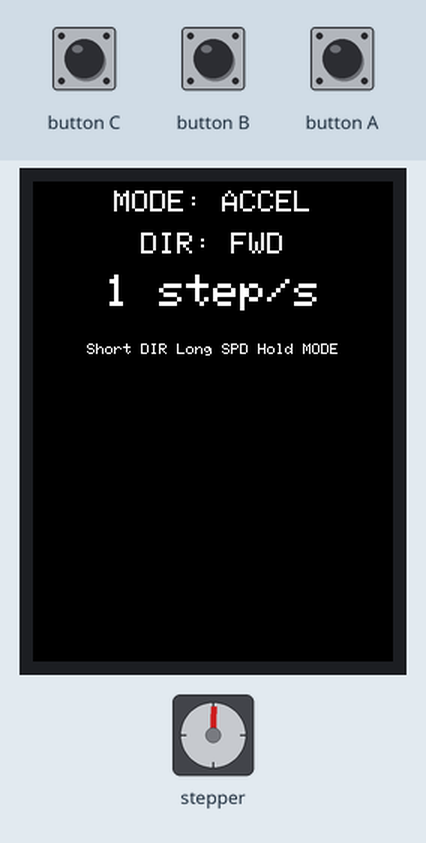
Simulated run of this program. Board: ESP32-S3. Parts: 240×320 colour display, stepper motor. The test bench sets the inputs (shaded band). Stepper angles assume 200 steps per turn; what the program prints to the serial monitor is not drawn.

Above: at 1.4 s.
1.5 s: button A pressed for 0.15 s
At 2.5 s:
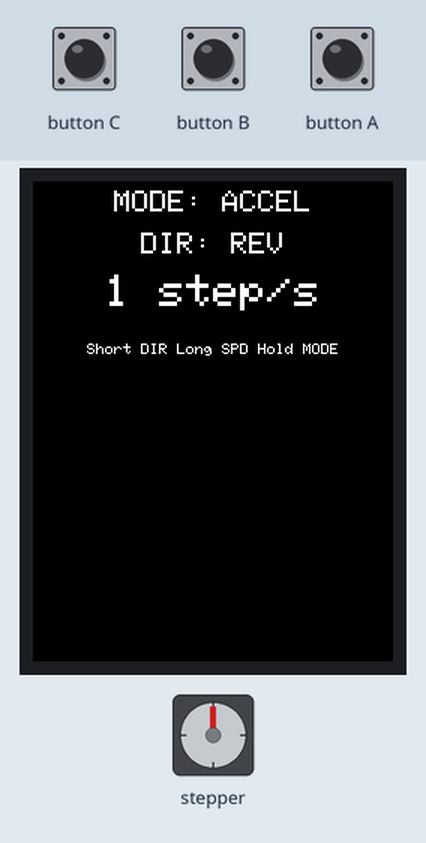
4.6 s: button A pressed for 3.2 s
At 8.2 s:
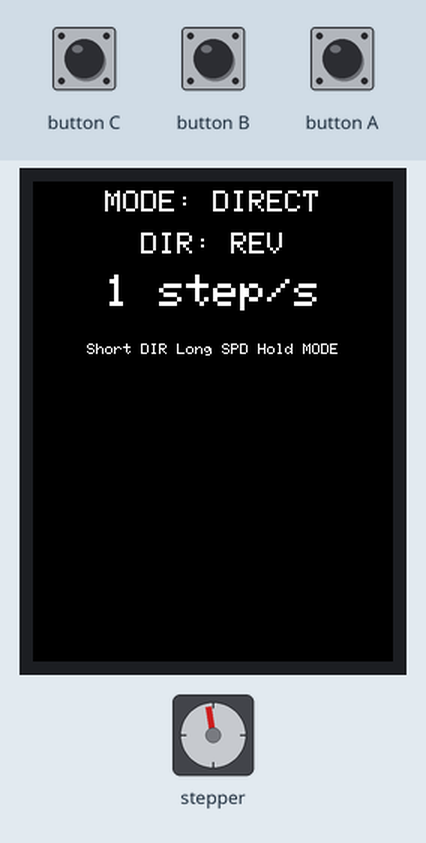
9.3 s: button A pressed for 0.15 s
At 10.0 s:
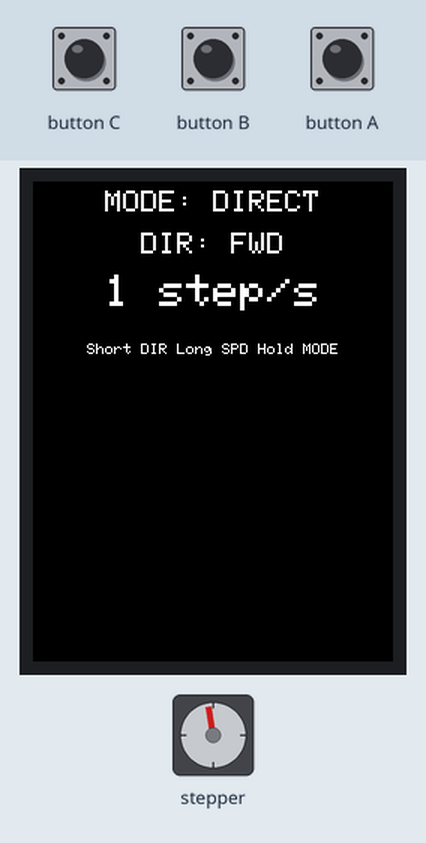
11.0 s: button A pressed for 1 s
At 12.6 s:
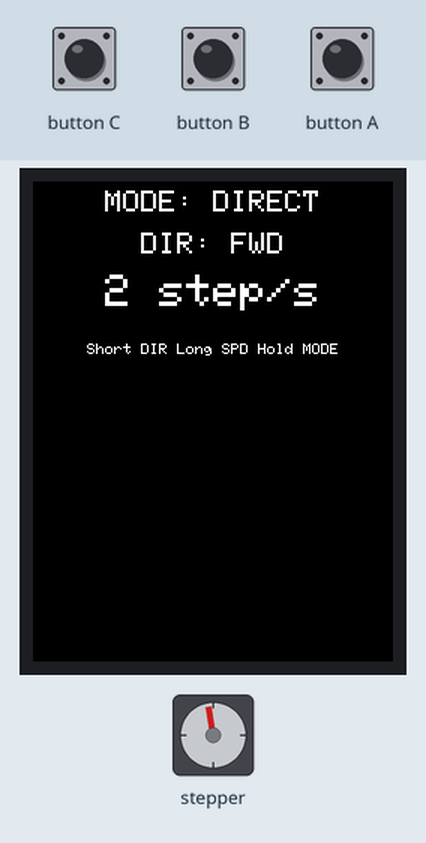
Timing chart, 0 to 14.1 s (numbered marks = the images above; inputs shaded):
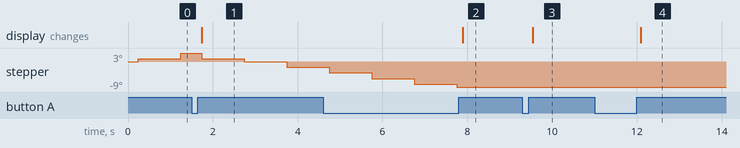

The program:

main.cpp
```cpp
#include <Arduino.h>
#include <AccelStepper.h>
#include <M5Unified.h>

constexpr uint8_t STEP_PIN = 5;
constexpr uint8_t DIR_PIN = 6;

constexpr uint32_t STEP_PULSE_US = 5;
constexpr uint32_t LONG_PRESS_MS = 700;
constexpr uint32_t MODE_PRESS_MS = 2000;
constexpr float ACCELERATION_STEPS_PER_SEC2 = 30.0F;
constexpr long CONTINUOUS_TARGET_STEPS = 1000000L;
constexpr uint32_t SPEEDS_STEPS_PER_SEC[] = {1, 2, 5, 10, 25, 50};
constexpr size_t SPEED_COUNT = sizeof(SPEEDS_STEPS_PER_SEC) / sizeof(SPEEDS_STEPS_PER_SEC[0]);

AccelStepper stepper(AccelStepper::DRIVER, STEP_PIN, DIR_PIN);

bool directionForward = true;
bool useAccelStepper = true;
size_t speedIndex = 0;
uint32_t lastStepUs = 0;
uint32_t pressStartedMs = 0;
bool wasPressed = false;

float currentSpeedStepsPerSec() {
  return static_cast<float>(SPEEDS_STEPS_PER_SEC[speedIndex]);
}

void updateMotionTarget() {
  stepper.setMaxSpeed(currentSpeedStepsPerSec());
  stepper.moveTo(directionForward ? CONTINUOUS_TARGET_STEPS : -CONTINUOUS_TARGET_STEPS);
}

uint32_t currentStepIntervalUs() {
  return 1000000UL / SPEEDS_STEPS_PER_SEC[speedIndex];
}

void drawStatus() {
  M5.Display.fillScreen(TFT_BLACK);
  M5.Display.setTextColor(TFT_WHITE, TFT_BLACK);
  M5.Display.setTextDatum(middle_center);
  M5.Display.setTextSize(2);
  M5.Display.drawString(useAccelStepper ? "MODE: ACCEL" : "MODE: DIRECT",
                        M5.Display.width() / 2,
                        14);

  M5.Display.drawString(directionForward ? "DIR: FWD" : "DIR: REV",
                        M5.Display.width() / 2,
                        42);

  M5.Display.setTextSize(3);
  M5.Display.drawString(String(SPEEDS_STEPS_PER_SEC[speedIndex]) + " step/s",
                        M5.Display.width() / 2,
                        74);

  M5.Display.setTextSize(1);
  M5.Display.drawString("Short DIR Long SPD Hold MODE",
                        M5.Display.width() / 2,
                        112);
}

void toggleDirection() {
  directionForward = !directionForward;
  digitalWrite(DIR_PIN, directionForward ? HIGH : LOW);
  if (useAccelStepper) {
    updateMotionTarget();
  }
  Serial.printf("Direction: %s\n", directionForward ? "forward" : "reverse");
  drawStatus();
}

void nextSpeed() {
  speedIndex = (speedIndex + 1) % SPEED_COUNT;
  if (useAccelStepper) {
    stepper.setMaxSpeed(currentSpeedStepsPerSec());
  }
  Serial.printf("Speed: %lu step/s\n", SPEEDS_STEPS_PER_SEC[speedIndex]);
  drawStatus();
}

void toggleStepperMode() {
  useAccelStepper = !useAccelStepper;
  lastStepUs = micros();

  if (useAccelStepper) {
    stepper.setCurrentPosition(0);
    updateMotionTarget();
  } else {
    digitalWrite(STEP_PIN, LOW);
    digitalWrite(DIR_PIN, directionForward ? HIGH : LOW);
  }

  Serial.printf("Mode: %s\n", useAccelStepper ? "accel" : "direct");
  drawStatus();
}

void keepContinuousTargetAhead() {
  if (abs(stepper.distanceToGo()) > CONTINUOUS_TARGET_STEPS / 2) {
    return;
  }

  stepper.setCurrentPosition(0);
  updateMotionTarget();
}

void emitOneStepIfDue() {
  const uint32_t nowUs = micros();
  if (nowUs - lastStepUs < currentStepIntervalUs()) {
    return;
  }

  lastStepUs = nowUs;
  digitalWrite(STEP_PIN, HIGH);
  delayMicroseconds(STEP_PULSE_US);
  digitalWrite(STEP_PIN, LOW);
}

void handleButton() {
  const bool pressed = M5.BtnA.isPressed();
  const uint32_t nowMs = millis();

  if (pressed && !wasPressed) {
    pressStartedMs = nowMs;
  }

  if (!pressed && wasPressed) {
    const uint32_t pressDurationMs = nowMs - pressStartedMs;
    if (pressDurationMs >= MODE_PRESS_MS) {
      toggleStepperMode();
    } else if (pressDurationMs >= LONG_PRESS_MS) {
      nextSpeed();
    } else {
      toggleDirection();
    }
  }

  wasPressed = pressed;
}

void setup() {
  auto cfg = M5.config();
  M5.begin(cfg);

  Serial.begin(115200);

  pinMode(STEP_PIN, OUTPUT);
  pinMode(DIR_PIN, OUTPUT);
  digitalWrite(STEP_PIN, LOW);
  digitalWrite(DIR_PIN, directionForward ? HIGH : LOW);

  stepper.setMinPulseWidth(STEP_PULSE_US);
  stepper.setAcceleration(ACCELERATION_STEPS_PER_SEC2);
  updateMotionTarget();

  M5.Display.setRotation(0);
  drawStatus();
  Serial.println("A4988 stepper test ready");
  Serial.printf("Acceleration: %.1f step/s^2\n", ACCELERATION_STEPS_PER_SEC2);
}

void loop() {
  M5.update();
  handleButton();
  if (useAccelStepper) {
    keepContinuousTargetAhead();
    stepper.run();
  } else {
    emitOneStepIfDue();
  }
}
```

Measured:
- after the input at 1.5 s, the display: changes after 0.24 s (image 1)
- after the input at 4.6 s, stepper: goes on until 7.7 s, then stays -9°; the display: changes after 3.3 s (image 2)
- after the input at 9.3 s, the display: changes after 0.24 s (image 3)
- after the input at 11.0 s, the display: changes after 1.1 s (image 4)
